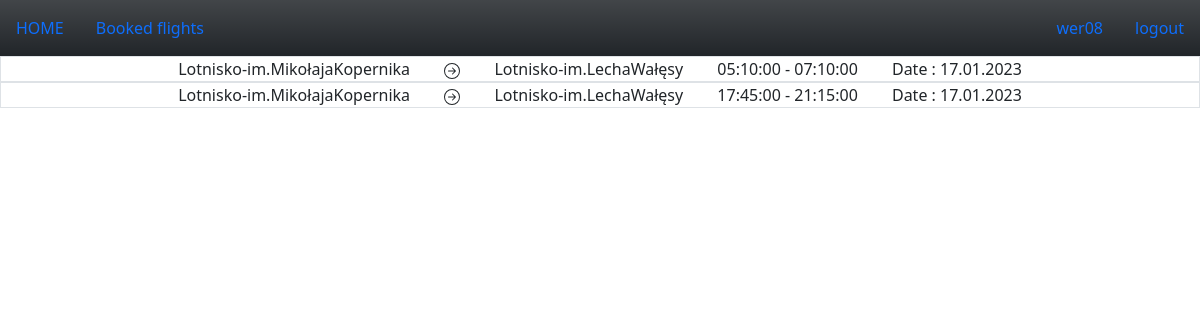
Page /bought (signed in) on the committed database.
### tables this page shows
CREATE TABLE airport (id INTEGER PRIMARY KEY, city varchar(250) NOT NULL, name varchar(250) NOT NULL);

CREATE TABLE "flight" (
	"id"	INTEGER,
	"departure_id"	INTEGER NOT NULL,
	"arrival_id"	INTEGER NOT NULL,
	"date"	date NOT NULL,
	"hour_start"	time NOT NULL,
	"hour_landing"	time NOT NULL,
	"price"	REAL,
	PRIMARY KEY("id")
);

### app.py (the view)
@app.route("/bought")
def bought():
    booked_flights = []
    booked_flights_id_cursor = db.execute("SELECT flight_id FROM booked WHERE user_id=?",(session["id"],))
    con.commit()
    booked_flights_id = booked_flights_id_cursor.fetchall()
    for booked_flight_id in booked_flights_id:
        booked_flight_cursor = db.execute("SELECT * FROM flight WHERE id = ?",booked_flight_id)
        con.commit()
        booked_flight = booked_flight_cursor.fetchone()
        departure_cursor = db.execute("SELECT name FROM airport WHERE id = ?",(booked_flight[1],))
        con.commit()
        departure = departure_cursor.fetchone()
        departure = departure[0]
        arrival_cursor = db.execute("SELECT name FROM airport WHERE id = ?",(booked_flight[2],))
        con.commit()
        arrival = arrival_cursor.fetchone()
        arrival = arrival[0]
        date_cursor = db.execute("SELECT date FROM flight WHERE id = ?",booked_flight_id)
        date_of_flight = date_cursor.fetchone()
        date_of_flight = date_of_flight[0]
        flight = (departure,arrival,booked_flight[3],booked_flight[4],booked_flight[5],date_of_flight)
        booked_flights.append(flight)
    return render_template("bought.html",booked_flights=booked_flights)

### templates/bought.html (shortened to what this page needs)
{% extends "layout.html" %}
{% block content %}
{%for flight in booked_flights%}
<div class ="border">
    <div>
        <span class = "start">
            {{flight[0]}}
        </span>
        <span>
        </span>
        <span class="finish">
            {{flight[1]}}
        </span>
        <span class="finish">{{flight[3]}} - {{flight[4]}}</span>
        <span class="finish">Date : {{flight[5]}}</span>
    </div>
</div>
{%endfor%}
{% endblock %}

### templates/layout.html (shortened to what this page needs)
<!doctype html>
<html lang="en">
  <head>
    <link rel="stylesheet" href="/static/style.css">
    <link href="https://cdn.jsdelivr.net/npm/bootstrap@5.2.0/dist/css/bootstrap.min.css" rel="stylesheet">
  </head>
  <body class = "text-center">
    <nav class="navbar navbar-default bg-dark bg-gradient">
      <div>
        <ul class="nav">
          {% if not session.name %}
          <li class="nav-item">
            <a class="nav-link active" aria-current="page" href="/">HOME</a>
          </li>
          {% else %}
          <li class="nav-item">
            <a class="nav-link active" aria-current="page" href="/">HOME</a>
          </li>
          <li class="nav-item">
            <a class="nav-link active" aria-current="page" href="/bought">Booked flights</a>
          </li>
          {% endif %}
        </ul>
      </div>
      <div>
        <ul class="nav justify-content-end">
          {% if not session.name %}
          <li class="nav-item" my-2 my-sm-0>
            <a class="nav-link" href="/login">Log in</a>
          </li>
          <li class="nav-item" my-2 my-sm-0>
            <a class="nav-link" href="/register">Register</a>
          </li>
          {% else %}
          <li class="nav-item" me-auto my-2 my-sm-0>
            <a class="nav-link" href="/profil">{{ session.name }}</a>
          </li>
          <li class="nav-item" me-auto my-2 my-sm-0>
            <a class="nav-link" href="/logout">logout</a>
          </li>
          {% endif %}
        </ul>
      </div>
    </nav>
   {% block content %}{% endblock %}
  </body>
</html>

### static/style.css (style rules this page uses)
.start { margin-right: 30px; }
.finish { margin-left: 30px; }
body { background-image: url("https://www.familyvacationcritic.com/wp-content/uploads/sites/19/2018/11/bigstock-Family-on-beautiful-Anse-Solei-379327741-scaled.jpg"); height: 100vh; }
@media (min-width: 992px) { body { margin-top: -58.59px; } }

### rows in the picture
airport: name "Lotnisko-im.MikołajaKopernika" "Lotnisko-im.MikołajaKopernika"
airport: name "Lotnisko-im.LechaWałęsy" "Lotnisko-im.LechaWałęsy"
flight: hour_start "05:10:00", hour_landing "07:10:00", date "17.01.2023"
flight: hour_start "17:45:00", hour_landing "21:15:00", date "17.01.2023"

### other values in the picture
{{ session.name }} "wer08"
